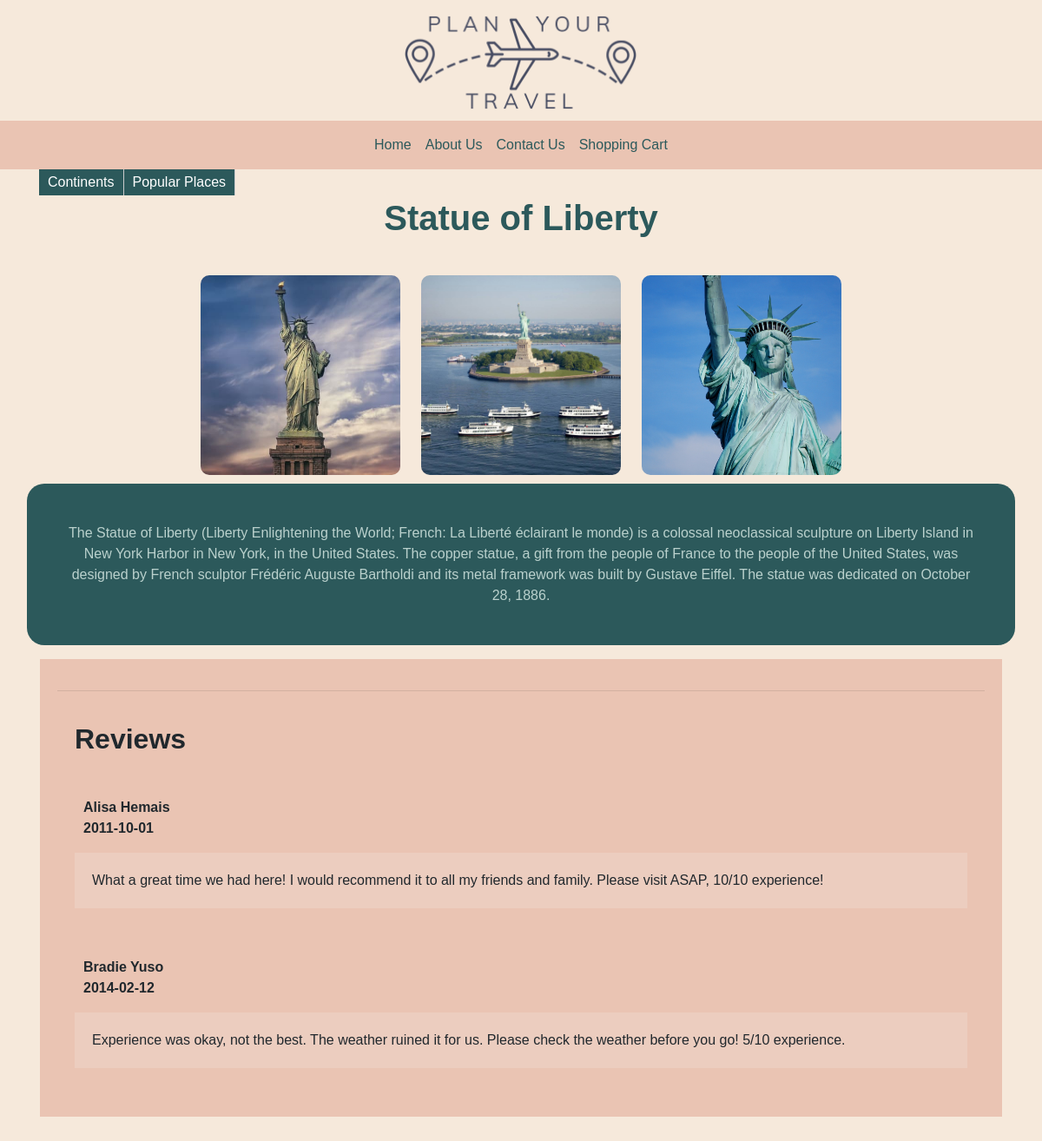
Page /readmore.php?id=1 on the committed database.
### tables this page shows
CREATE TABLE `travelinfo` (
  `place_id` int(11) NOT NULL,
  `place_name` varchar(255) DEFAULT NULL,
  `photo1` varchar(500) DEFAULT NULL,
  `photo2` varchar(500) DEFAULT NULL,
  `photo3` varchar(500) DEFAULT NULL,
  `place_desc` varchar(4000) DEFAULT NULL,
  `price` int(11) DEFAULT NULL
);

CREATE TABLE `review` (
  `id` int(11) NOT NULL,
  `place_id` int(11) DEFAULT NULL,
  `rev_name` varchar(255) DEFAULT NULL,
  `rev_date` date DEFAULT NULL,
  `review` varchar(4000) DEFAULT NULL
);

### readmore.php (the view, shortened to what this page needs)
<!DOCTYPE html>
<html lang="en">
<head>
      <link rel="stylesheet" href="https://maxcdn.bootstrapcdn.com/bootstrap/4.4.1/css/bootstrap.min.css">
      <link rel="stylesheet" href="./style.css">
</head>
<body>
<?php include 'pageheader.php'; ?>
<div class="container p-3 my-3" id="content">
<div class = "caption" id="content">
<?php
  $user = 'root';
  $pass = '';
  $db = 'cps630';
  $id = '';
  if( isset( $_GET['id'])) {
      $id = $_GET['id'];
  }
  if( (int)$id == $id && (int)$id > 0 ) {
    $conn = mysqli_connect("localhost", $user, $pass, $db);
    $sql =  "SELECT * FROM TravelInfo WHERE place_id=". $id;
      $result = mysqli_query($conn, $sql);
while ($row = mysqli_fetch_array($result)) {
  echo "<h1>" . $row["place_name"]. "</h1><br><div class='row' id='content'>";
  echo "<div class='col-sm-12' id='content'>";
  echo "<img class ='readmore' src=". $row["photo1"]. " >
        <img class='readmore' src=". $row["photo2"]. ">
        <img class='readmore'src=". $row["photo3"]. ">";
  echo "</div>
   <div class = 'row'> <div class='col-sm-12'><p class = 'description'>". $row["place_desc"]."</p></div>
  </div></div>";
  }
  echo "<div class = 'review'><hr><h2 class= 'review'> Reviews </h2>";
  $sql =   "SELECT * FROM Review WHERE place_id=". $id;
  $result = mysqli_query($conn, $sql);
while ($row = mysqli_fetch_array($result)) {
  echo "<div class='row review'>";
   echo "<div class='col'><p class = 'head'>". $row["rev_name"]."<br>".$row["rev_date"]."</p>
  <p class = 'review_text'>". $row["review"]."</p></div>
  </div>";
  }
  echo "</div>";
  }
  ?>
</div>
</div>
</body>
</html>

### pageheader.php (shortened to what this page needs)
<div class="container">
          <img class="center-block" id="banner" src="images/banner.png">
</div>
<div>
  <nav class="navbar navbar-expand-sm justify-content-center navigation">
     <ul class="navbar-nav">
      <li class="nav-item">
        <a class="nav-link" href="http://localhost/cps630/team-project/home.php">Home</a>
      </li>
      <li class="nav-item">
        <a class="nav-link" onClick="displayModal('about')">About Us</a>
      </li>
      <li class="nav-item">
        <a class="nav-link" onClick="displayModal('contact')">Contact Us</a>
      </li>
      <li class="nav-item">
        <a class="nav-link" href="http://localhost/cps630/team-project/shoppingcart.php">Shopping Cart</a>
      </li>
    </ul>
    </nav>
  </div>
<div class="container">
    <ul class="menudd" id="menu">
            <li class="parent"><a href="">Continents</a>
    <li class="parent"><a href="#">Popular Places</a>
  </ul>
  </div>

### style.css (style rules this page uses)
.parent { display: block; position: relative; float: left;line-height: 30px;background-color: #2C595B; border-right:#CCC 1px solid; }
.parent a { margin: 10px;color: #FFFFFF;text-decoration: none; }
ul { list-style: none;margin: 0;padding: 0px; min-width:10em; }
a.nav-link { color: #2C595B; }
body { background-color: #F6E9DB; color: #21282D; font-family: 'Muli', sans-serif; }
h1 { text-align: center; font-family: 'Muli', sans-serif; font-weight: bold; color: #2C595B; }
h2 { font-family: 'Muli', sans-serif; font-weight: bold; color: #2C595B; }
.center-block { display: block; margin-left: auto; margin-right: auto; }
.navigation { background-color:#EAC4B3; }
#banner { max-width: 25%; height: auto; }
#menu { position: absolute; z-index: 1; }
img.readmore { width: 250px; height: 250px; object-fit: cover; border-radius: 20px; padding: 10px; }
.col-sm-12 { text-align:center; }
p.head { font-weight: bold; padding-left: 10px; }
.review { padding: 20px; background-color: #EAC4B3; color: #21282D; }
p.description { padding: 45px; border-radius: 20px; text-align: center; background-color: #2C595B; color: #BAD1CD; }
.review_text { padding: 20px; background-color: #ECCDBF; }

### rows in the picture
travelinfo: place_name "Statue of Liberty", photo1 (picture), photo2 (picture), photo3 (picture), place_desc "The Statue of Liberty (Liberty Enlightening the World; French: La Liberté éclairant le monde) is a colossal neoclassical sculpture on Liberty Island in New York Harbor in New York, in the United States. The copper statue, a gift from the people of France to the people of the United States, was designed by French sculptor Frédéric Auguste Bartholdi and its metal framework was built by Gustave Eiffel. The statue was dedicated on October 28, 1886."
review: rev_name "Alisa Hemais", rev_date "2011-10-01", review "What a great time we had here! I would recommend it to all my friends and family. Please visit ASAP, 10/10 experience!"
review: rev_name "Bradie Yuso", rev_date "2014-02-12", review "Experience was okay, not the best. The weather ruined it for us. Please check the weather before you go! 5/10 experience."
